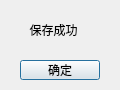
<?xml version="1.0" encoding="UTF-8"?>
<ui version="4.0">
 <class>save_success</class>
 <widget class="QDialog" name="save_success">
  <property name="geometry">
   <rect>
    <x>0</x>
    <y>0</y>
    <width>120</width>
    <height>90</height>
   </rect>
  </property>
  <property name="windowTitle">
   <string>Dialog</string>
  </property>
  <widget class="QPushButton" name="exitBtn">
   <property name="geometry">
    <rect>
     <x>20</x>
     <y>60</y>
     <width>80</width>
     <height>20</height>
    </rect>
   </property>
   <property name="text">
    <string>确定</string>
   </property>
  </widget>
  <widget class="QLabel" name="saveLabel">
   <property name="geometry">
    <rect>
     <x>23</x>
     <y>20</y>
     <width>71</width>
     <height>20</height>
    </rect>
   </property>
   <property name="text">
    <string>  保存成功</string>
   </property>
  </widget>
 </widget>
 <resources/>
 <connections/>
</ui>
